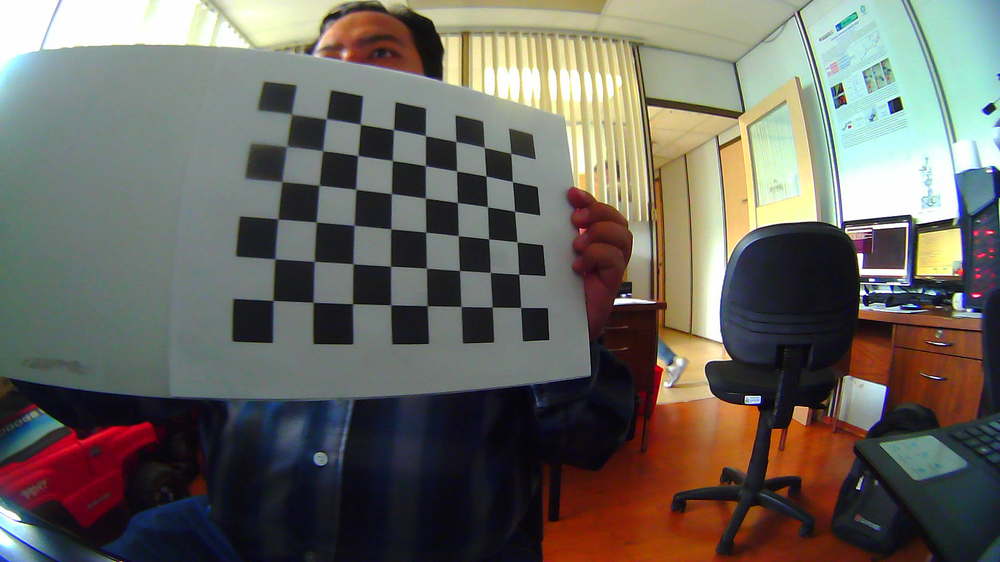
#> input picture autominy_ws/src/dotmex_final/calibration/camera/caps_1920_1080/imagen134.png, 1000 x 562 px, shrunk from 1920 x 1080 before the run, found by its file name
$ python undist_1920_1080.py
#> lines starting #> are read from the running program, lines starting #| are printed output that depends on the picture
import cv2
import numpy as np

K = np.array([[901.93659457,0.0,951.48766685],[0.0,903.03351126,517.14560046],[0.0,0.0,1.0]])
dist = np.array([[-0.34029507,0.10715362,0.0004996,-0.00253667,-0.01368018]])
img = cv2.imread('imagen134.png')
#> img is the input picture: shape (562, 1000, 3); mean B, G, R 95.8, 103.2, 106.1
h, w = img.shape[:2]
#> h = 562; w = 1000
h = int(h*1.75)
#> h = 983
w = int(w*1.45)
#> w = 1450
#newcameramtx, roi = cv2.getOptimalNewCameraMatrix(K, dist, (w,h), 1, (w,h))


mapx, mapy = cv2.initUndistortRectifyMap(K, dist, None, None, (w,h), 5)
dst = cv2.remap(img, mapx, mapy, cv2.INTER_LINEAR)
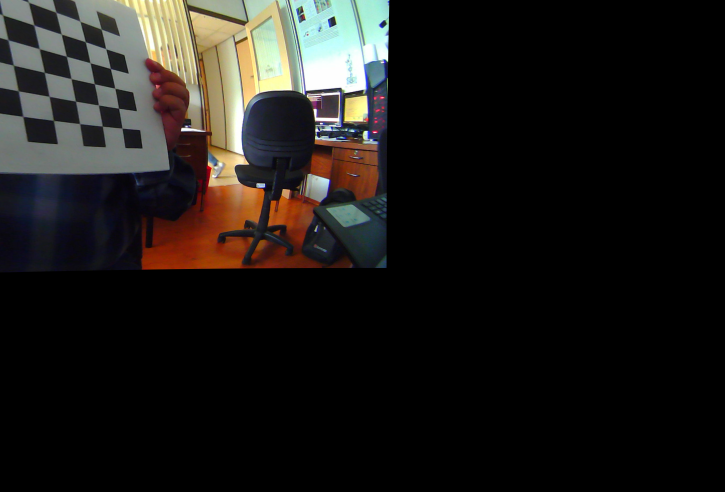
#> dst: shape (983, 1450, 3) (shown at 1/2 size); mean B, G, R 24.4, 27.1, 29.3
# crop the image
#x, y, w, h = roi
#dst = dst[y:y+h, x:x+w]
cv2.imwrite('undist.png', dst)

$ run again, with autominy_ws/src/dotmex_final/calibration/camera/caps_1920_1080/imagen1.png copied over autominy_ws/src/dotmex_final/calibration/camera/caps_1920_1080/imagen134.png
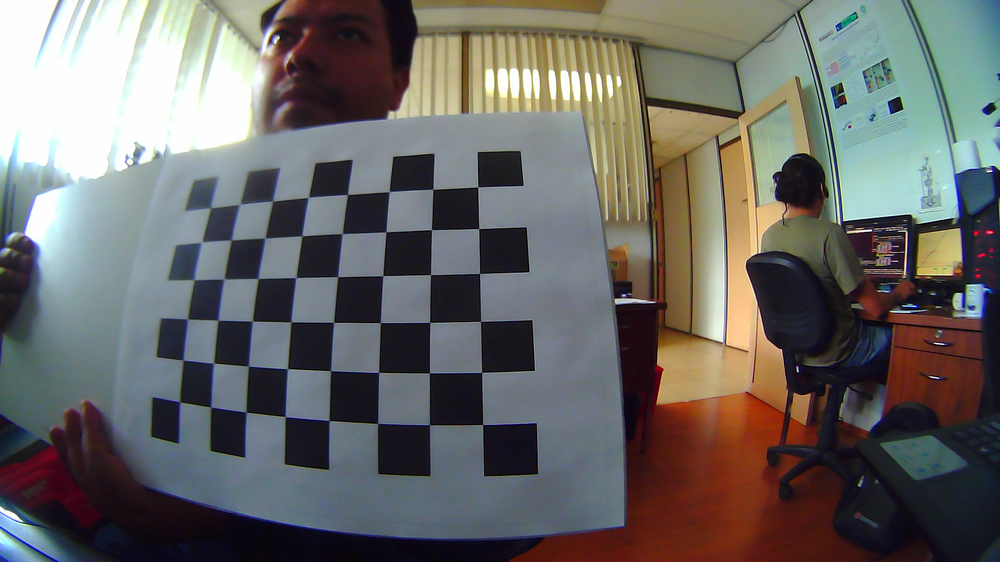
#> input picture autominy_ws/src/dotmex_final/calibration/camera/caps_1920_1080/imagen1.png, 1000 x 562 px, shrunk from 1920 x 1080 before the run, found by its file name
#> img is the input picture: shape (562, 1000, 3); mean B, G, R 102.1, 104.6, 105.9
#> `dst = cv2.remap(img, mapx, mapy, cv2.INTER_LINEAR)`:
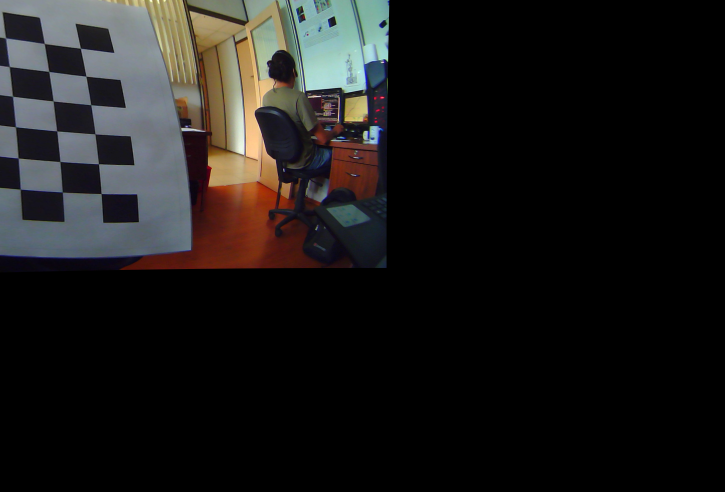
#> dst: shape (983, 1450, 3) (shown at 1/2 size); mean B, G, R 25.1, 26.1, 27.5

$ run again, with autominy_ws/src/dotmex_final/calibration/camera/caps_1920_1080/imagen10.png copied over autominy_ws/src/dotmex_final/calibration/camera/caps_1920_1080/imagen134.png
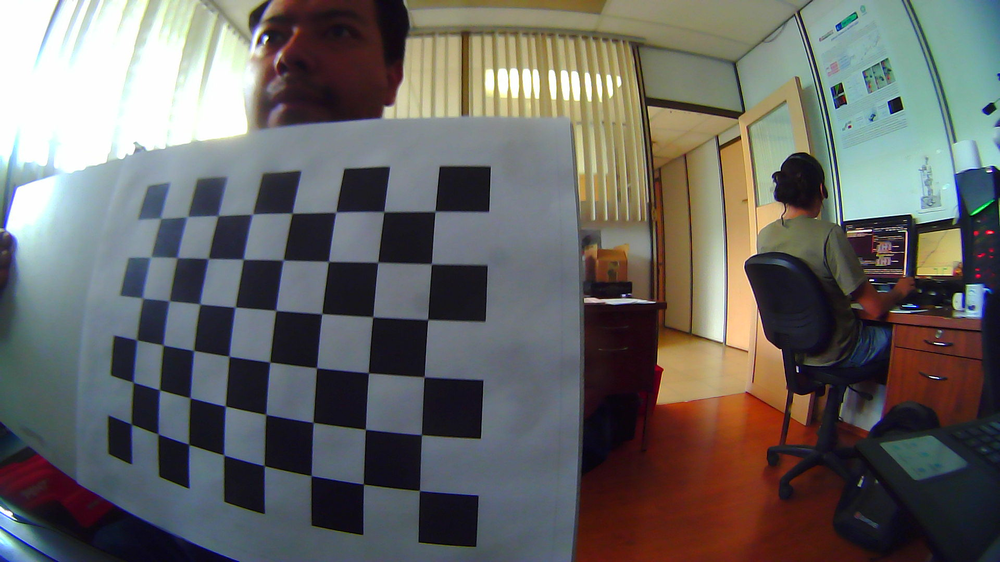
#> input picture autominy_ws/src/dotmex_final/calibration/camera/caps_1920_1080/imagen10.png, 1000 x 562 px, shrunk from 1920 x 1080 before the run, found by its file name
#> img is the input picture: shape (562, 1000, 3); mean B, G, R 99.6, 102.1, 103.5
#> `dst = cv2.remap(img, mapx, mapy, cv2.INTER_LINEAR)`:
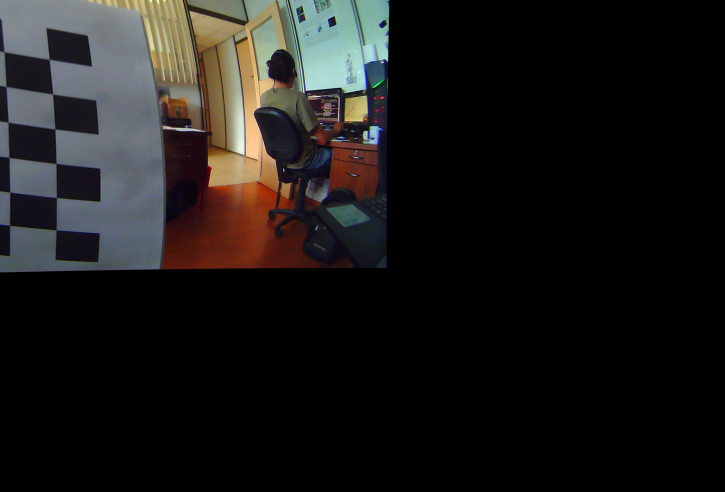
#> dst: shape (983, 1450, 3) (shown at 1/2 size); mean B, G, R 24.2, 25.5, 27.1

$ run again, with autominy_ws/src/dotmex_final/calibration/camera/caps_1920_1080/imagen100.png copied over autominy_ws/src/dotmex_final/calibration/camera/caps_1920_1080/imagen134.png
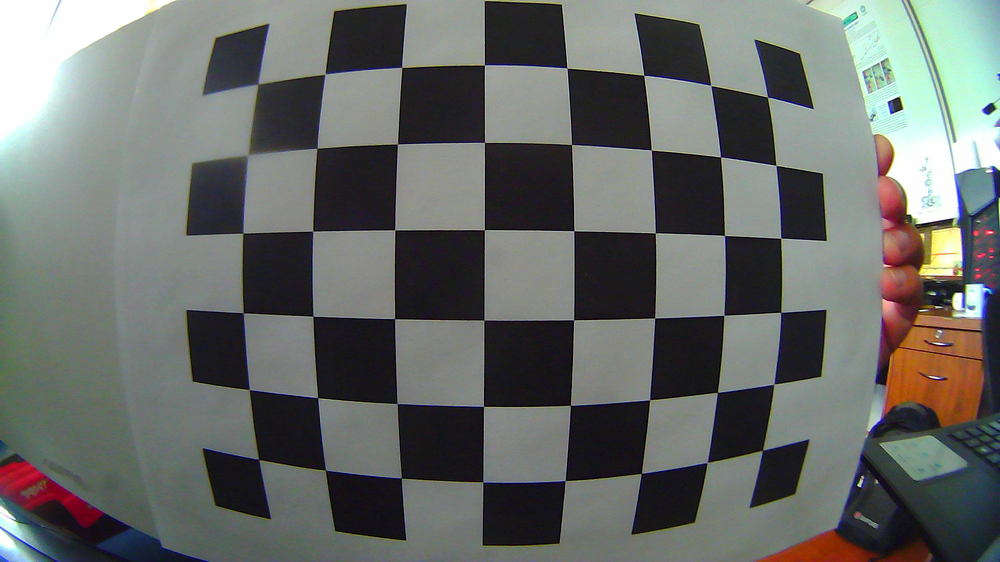
#> input picture autominy_ws/src/dotmex_final/calibration/camera/caps_1920_1080/imagen100.png, 1000 x 562 px, shrunk from 1920 x 1080 before the run, found by its file name
#> img is the input picture: shape (562, 1000, 3); mean B, G, R 104, 107, 103.8
#> `dst = cv2.remap(img, mapx, mapy, cv2.INTER_LINEAR)`:
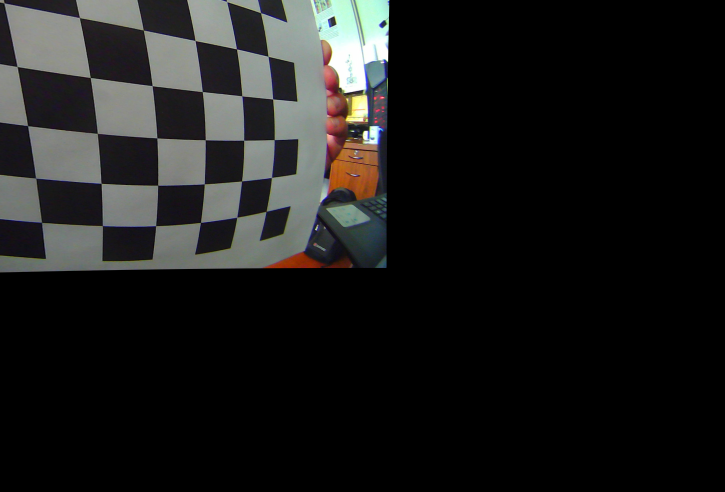
#> dst: shape (983, 1450, 3) (shown at 1/2 size); mean B, G, R 27.3, 28.1, 27.9
